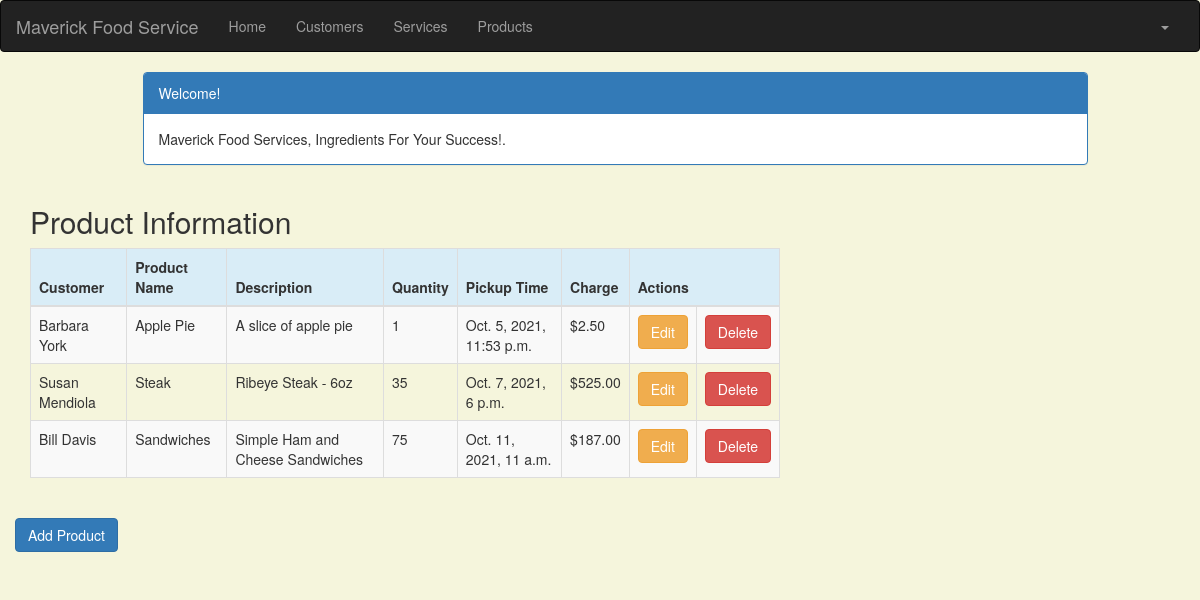
The page /product_list (signed in) on the database its author committed.
### crm/models.py (models this page shows, shortened)
class Product(models.Model):
    cust_name = models.ForeignKey(Customer, on_delete=models.CASCADE, related_name='products')
    product = models.CharField(max_length=100)
    p_description = models.TextField()
    quantity = models.IntegerField()
    pickup_time = models.DateTimeField(
        default=timezone.now)
    charge = models.DecimalField(max_digits=10, decimal_places=2)
    created_date = models.DateTimeField(
        default=timezone.now)
    updated_date = models.DateTimeField(auto_now_add=True)

class Customer(models.Model):
    cust_name = models.CharField(max_length=50)
    organization = models.CharField(max_length=100, blank=True)
    role = models.CharField(max_length=100)
    email = models.EmailField(max_length=100)
    bldgroom = models.CharField(max_length=100)
    address = models.CharField(max_length=200)
    account_number = models.IntegerField(blank=False, null=False)
    city = models.CharField(max_length=50)
    state = models.CharField(max_length=50)
    zipcode = models.CharField(max_length=10)
    phone_number = models.CharField(max_length=50)
    created_date = models.DateTimeField(
        default=timezone.now)
    updated_date = models.DateTimeField(auto_now_add=True)
    def __str__(self):
        return str(self.cust_name)

### crm/views.py (the view)
# urls.py: path('product_list', views.product_list, name='product_list'),
@login_required
def product_list(request):
   products = Product.objects.filter(created_date__lte=timezone.now())
   return render(request, 'crm/product_list.html', {'products': products})

### crm/templates/crm/product_list.html (shortened to what this page needs)
<!DOCTYPE html>
<html lang="en">
{% extends 'crm/base.html' %}
{% load humanize %}
{% block content %}
    <html>
    <head>
        <link rel="stylesheet" href="https://maxcdn.bootstrapcdn.com/bootstrap/3.3.4/css/bootstrap.min.css">
    </head>
    <body>
    <div class="container">
        <div class="row">
            <div class="col-md-10 col-md-offset-1">
                <div class="panel panel-primary">
                    <div class="panel-heading">Welcome!</div>
                    <div class="panel-body">
                        Maverick Food Services, Ingredients For Your Success!.
                    </div>
                </div>
            </div>
        </div>
    </div>
    <div class="row">
        <h2 style="padding-left: 15Px">Product Information</h2>
    </div>
    <div>
        <table class="table table-striped table-bordered table-hover">
            <thead>
            <tr class="bg-info">
                <th>Customer</th>
                <th>Product Name</th>
                <th>Description</th>
                <th>Quantity</th>
                <th>Pickup Time</th>
                <th>Charge</th>
                <th colspan="3">Actions</th>
            </tr>
            </thead>
            <tbody>
            {% for product in products %}
                <tr>
                    <td>{{ product.cust_name }}</td>
                    <td>{{ product.product }}</td>
                    <td>{{ product.p_description }}</td>
                    <td>{{ product.quantity|intcomma }}</td>
                    <td>{{ product.pickup_time }}</td>
                    <td>${{ product.charge|floatformat:2|intcomma }}</td>
                    <td><a href="{% url 'crm:product_edit' pk=product.pk %}" class="btn btn-warning">Edit</a></td>
                    <td><a href="{% url 'crm:product_delete' pk=product.pk %}"
                        onclick="return confirm('Are you sure you want to delete?')"
                        class="btn btn-danger">Delete</a>
                    </td>
                </tr>
            {% endfor %}
            </tbody>
        </table>
    </div>
    <div class="row">
        <a href="{% url 'crm:product_new' %}" class="row"><span
                class="btn btn-primary">Add Product</span></a>
    </div>
    </body>
    </html>
{% endblock %}

### crm/templates/crm/product_list.html (style rules this page uses)
body { background-color: beige; }

### rows shown on the page
Product: cust_name "Barbara York", product "Apple Pie", p_description "A slice of apple pie", quantity "1", pickup_time "Oct. 5, 2021, 11:53 p.m.", charge "2.50"
Product: cust_name "Susan Mendiola", product "Steak", p_description "Ribeye Steak - 6oz", quantity "35", pickup_time "Oct. 7, 2021, 6 p.m.", charge "525.00"
Product: cust_name "Bill Davis", product "Sandwiches", p_description "Simple Ham and Cheese Sandwiches", quantity "75", pickup_time "Oct. 11, 2021, 11 a.m.", charge "187.00"
